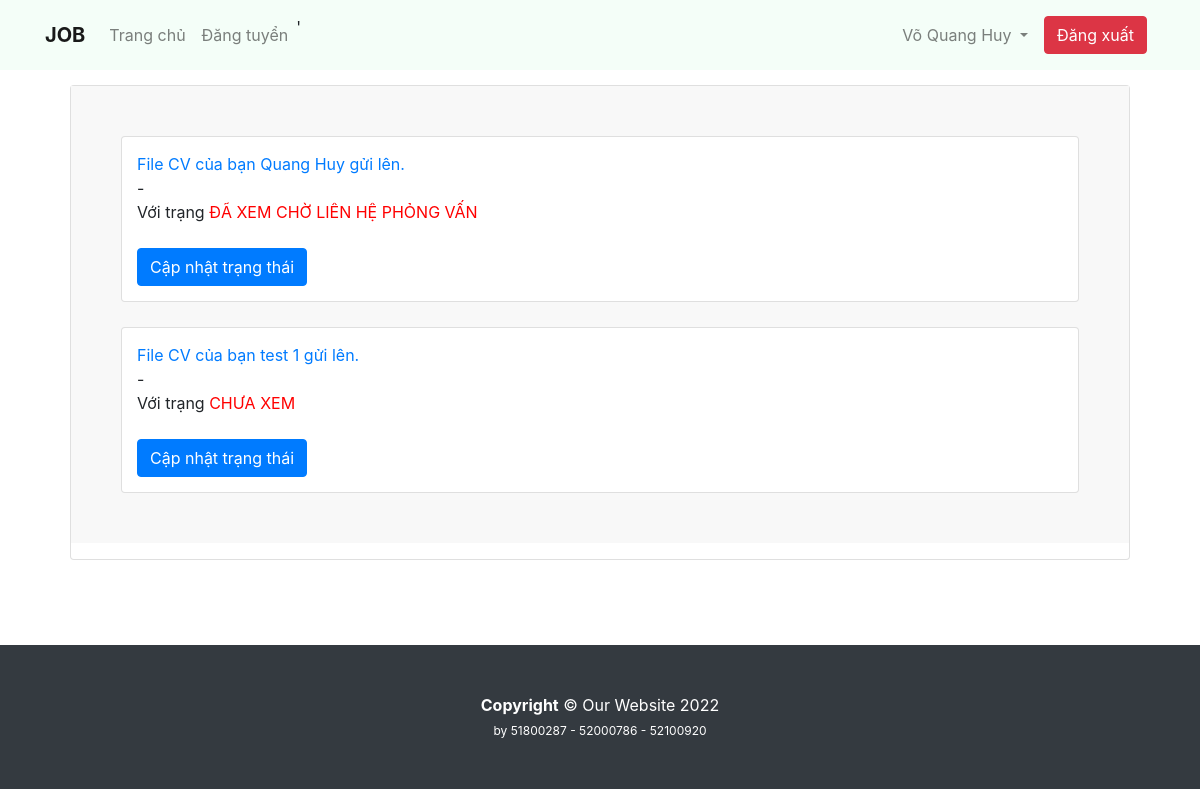
Page /source/job/file_cv.php (signed in) on the committed database.
### tables this page shows
CREATE TABLE `user_form` (
  `id_user` int(10) NOT NULL,
  `name` varchar(100) NOT NULL,
  `email` varchar(100) NOT NULL UNIQUE,
  `password` varchar(100) NOT NULL,
  `user_type` int(1) NOT NULL DEFAULT 0
);

CREATE TABLE `quanlyfile_cv` (
  `id_file` int(10) NOT NULL,
  `id_post` int(10) NOT NULL,
  `id_users` int(10) NOT NULL,
  `name` varchar(100) NOT NULL,
  `file` varchar(100) NOT NULL,
  `status` varchar(60) NOT NULL DEFAULT 'CHƯA XEM'
);

### source/job/file_cv.php (the view, shortened to what this page needs)
<?php
    include_once('../sql/dhb.php');
    $id = $_SESSION['user_id'];
    $sql = "SELECT * FROM user_form UF
    INNER JOIN dangtuyen_form DT ON UF.id_user  = DT.id_user
    INNER JOIN  quanlyfile_cv QL ON DT.id_post = QL.id_post" ;
    $result = $conn->query($sql);
?>
<!DOCTYPE html>
<html lang="en">
<head>
    <link href="https://cdn.jsdelivr.net/npm/bootstrap@5.0.2/dist/css/bootstrap.min.css" rel="stylesheet">
    <link rel="stylesheet" href="https://cdn.jsdelivr.net/npm/bootstrap@4.6.1/dist/css/bootstrap.min.css">
    <link rel="stylesheet" href="../css/main.css">
</head>
<body>
    <nav class="navbar navbar-expand-lg navbar-light bg-light fixed-top">
      <div class="container">
        <a class="navbar-brand" href="../index.php"><strong>JOB</strong></a>
        <div class="collapse navbar-collapse nav-spabet" id="navbarResponsive">
            <ul class="navbar-nav">
                <li class="nav-item">
                    <a class="nav-link" aria-current="page" href="../index.php">Trang chủ</a>
                </li>
                <li class="nav-item">
                    <a class="nav-link" href="../dangtuyen/dangtuyen.php">Đăng tuyển</a>
                </li>'
            </ul>
            <ul class="navbar-nav">
                <li class="nav-item dropdown"> <a class="nav-link dropdown-toggle" style="margin: 7px 0;" href="#" id="navbarDropdown" role="button" data-toggle="dropdown" aria-haspopup="true" aria-expanded="false"> <?php echo $_SESSION['user_name']; ?> </a> </li>
                <li class="nav-item"><a class="nav-link" href="../app/dangxuat.php" ><button class="btn btn-danger">Đăng xuất</button></a></li>
            </ul>
        </div>
      </div>
    </nav>
    <div class="container" style="margin-top: 85px; min-height: 560px;">
        <div class="card">
            <div class="mb-3">
                <?php
                    while ($row = $result->fetch_assoc()){
                        if($row['id_user'] == $id){
                            echo "
                                    <div class=\"card\" style=\"padding: 15px\">
                                        <a style='text-decoration: none' href=\"$row[file]\"> File CV của bạn $row[name] gửi lên.</a> - <div> Với trạng <span style='color: red;'>$row[status]</span></div><br>
                                        <a style='text-decoration: none' href=\"../job/trangthai.php?id=$row[id_file]\"><button class=\"btn btn-primary\">Cập nhật trạng thái</button></a>
                                    </div>
                            ";
                        }
                    }
                ?>
            </div>
        </div>
    </div>
    <footer class="py-5 bg-dark">
      <div class="container">
        <p class="m-0 text-center text-white"><strong>Copyright</strong> &copy; Our Website 2022 <br><span style="font-size: 12px;"> by 51800287 - 52000786 - 52100920</span></p>
      </div>
    </footer>
</body>
</html>

### source/css/main.css (style rules this page uses)
ul, li { list-style: none; }
.card { margin: 25px; }
.mb-3 { padding: 10px; }
.mb-3 { background-color: rgb(248, 248, 248); padding: 25px; }
.bg-light { background-color: #f4fef8 !important; }
.nav-link button { width: 100%; }
@media (min-width: 991px) { .nav-spabet { justify-content: space-between; } }
footer { background-color: #333f38!important; }

### rows in the picture
user_form: quanlyfile_cv.name "Quang Huy", quanlyfile_cv.status "ĐÃ XEM CHỜ LIÊN HỆ PHỎNG VẤN", quanlyfile_cv.name "test 1", quanlyfile_cv.status "CHƯA XEM"

### other values in the picture
$_SESSION['user_name'] "Võ Quang Huy"
